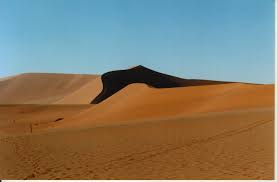
#> input picture django_facebook/images/garden/bg3.jpeg, 277 x 182 px, given in place of desert2.jpeg, which was not available
$ python concimage.py
#> lines starting #> are read from the running program, lines starting #| are printed output that depends on the picture; pictures that were not available may be replaced by others from this repository, and a replacement may not be noted
#> further down, im1 is the input picture: PIL image 277x182 RGB; mean R, G, B 130.3, 125, 108.3
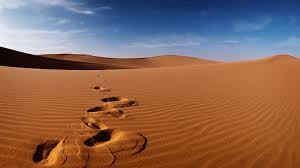
#> input picture django_facebook/images/garden/bg4.jpeg, 300 x 168 px, given in place of tree1.jpeg, which was not available
#> further down, im2 is the input picture: PIL image 300x168 RGB; mean R, G, B 137, 101.1, 85.5
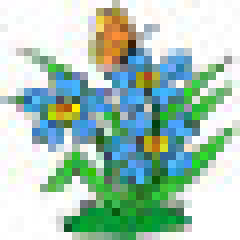
#> input picture django_facebook/images/garden/flower1.jpeg, 30 x 30 px (shown 8 times larger)
#> further down, im3 is the input picture: PIL image 30x30 RGB; mean R, G, B 170.4, 200.4, 185.1
from PIL import Image
from random import randint

class BotanicalGarden:
    def __init__(self,intermediary_id):
        self.intermediary_id=intermediary_id

    def plantFlowers(self,im1,im2):

        width, height =im1.size
#> width = 277; height = 182
        width1,height1=im2.size
#> width1 = 30; height1 = 30

        #subimage=im0.crop((0,0,width,51))

        flower=200
        counter=0
        im2array=[]


        #prevent tree from the location of the house

        x1=randint(0,300)
        #while(x1>=(orighousec1) and x1<=(orighousec1+50)) or ((x1+50)>=(orighousec1) and (x1+50)<=(orighousec1+50)):
        #  x1=randint(0,250)
        y1=randint(50,150)
        #while(y1>=(orighousec2) and y1<=(orighousec2+50)) or ((y1+50)>=(orighousec1) and (y1+50)<=(orighousec1+50)):
        #  y1=randint(50,100)

        x2=x1+1
        y2=y1+1

        x=x1
        y=y1

        c1=x1
        c2=y1
        d1=x2
        d2=y2
        row=0
        sentinal=30


        samplefg=im2.crop((0,0,1,1))#get a default white back ground that needs to be replaced with a portion from image backgr
        pix=samplefg.load()
        r,g,b=pix[0,0]
#> r = 255; g = 252; b = 255
        space=0
        prevnum=-1
        flowers=["flower1.jpeg","flower2.jpeg","flower3.jpeg","flower4.jpeg","flower5.jpeg","flower6.jpeg","flower7.jpeg","flower8.jpeg"]
        while counter<flower:

            '''
            if (counter%5 )==0 and counter>0:
                row=row+1
                c1=x1
                c2=y1+(row*50)
                d1=x2
                d2=y2 +(row*50)
                print "Next row"

                space=0
                x=x1
                y=y1+(row*50)
                print x,y
            '''
            #prevent trees from the house
            if(counter>=1):
                x1=randint(0,300)
              #while(x1>=(orighousec1) and x1<=(orighousec1+50)) or ((x1+50)>=(orighousec1) and (x1+50)<=(orighousec1+50)):
              #  x1=randint(0,250)
                y1=randint(50,150)
              #while(y1>=(orighousec2) and y1<=(orighousec2+50)) or ((y1+50)>=(orighousec1) and (y1+50)<=(orighousec1+50)):
              #  y1=randint(50,100)


                x2=x1+1
                y2=y1+1

            c1=x1
            c2=y1
            d1=x2
            d2=y2

            x=x1
            y=y1

            num=randint(0, 7)
            while(num==prevnum):
                num=randint(0, 7)
            prevnum=num

            c1=c1+space
            d1=d1+space
            box=(c1,c2,d1,d2)  # coordinate for each pixel box
            im2x=0
            im2y=0
            # [5 lines of commented-out code are left out]
            im2mod=Image.open(flowers[num])
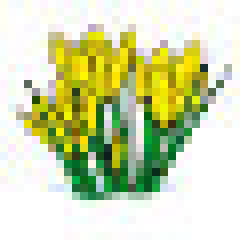
#> input picture django_facebook/images/garden/flower7.jpeg, 30 x 30 px (shown 8 times larger)
#> im2mod is the input picture: PIL image 30x30 RGB; mean R, G, B 208.6, 216.8, 173.8


            while im2x<width1:#move one column
                while im2y<height1:#move through each row on the column

                    box2=(im2x,im2y,(im2x+1),(im2y+1)) # for cropping the fore ground
                    croppedbg=im1.crop(box)

                    croppedfg=im2mod.crop(box2)
                    pix2=croppedfg.load()


                    r1,g1,b1=pix2[0,0]

                    diff1=r-r1
                    diff2=g-g1
                    diff3=b-b1

                    if(diff1<0):
                        diff1=diff1*(-1)
                    if(diff2<0):
                        diff2=diff2*(-1)
                    if(diff1<0):
                        diff1=diff1*(-1)
                    if(diff1<0):
                        diff1=diff1*(-1)


                    if((diff1<=20) and (diff2<=20) and (diff2<=20)):
                        #only replace white background on this image
                        im2mod.paste(croppedbg,(im2x,im2y))
                        pass
                        #replaced=croppedbg.load()


                    d2=d2+1
                    c2=c2+1
                    im2y=im2y+1
                    box=(c1,c2,d1,d2)  # coordinate for each pixel box on the background image
                im2y=0
                #c2=49
                c2=y1+(row*50)


                #d2=0# start to row 0 in the next iteration
                c1=d1


                d1=c1+1


                d2=c2+1

                space=5

                im2x=im2x+1 #for each foreground in the xaxis
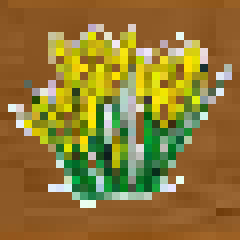
#> im2mod: PIL image 30x30 RGB (shown 8 times larger); mean R, G, B 142.8, 119.6, 51.8
#> after the loop, im2x = 30

            im2x=0# for each foreground
            im3mod=im2mod.crop((0,1,30,30))
            im1.paste(im3mod,(x,y))


            counter=counter+1
            im2mod=None
            return im1


    def plantTrees(self,im1,im2):

        width, height =im1.size
#> width = 277; height = 182
        width1,height1=im2.size
#> width1 = 300; height1 = 168

        #subimage=im0.crop((0,0,width,51))

        tree=20
        counter=0
        im2array=[]
        house=Image.open("house.jpeg")
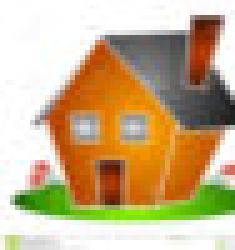
#> input picture django_facebook/images/garden/house.jpeg, 47 x 50 px (shown 5 times larger)
#> house is the input picture: PIL image 47x50 RGB; mean R, G, B 200.3, 178.3, 138.9
        housex=width/2
#> housex = 138.5
        housey=(height/2)+25
#> housey = 116


        housec1=housex
#> housec1 = 138.5
        housec2=housey
#> housec2 = 116
        housed1=housec1+1
#> housed1 = 139.5
        housed2=housec2+1
#> housed2 = 117


        orighousec1=housec1
#> orighousec1 = 138.5
        orighousec2=housec2
        orighoused1=housed1
        orighoused2=housed2

        #prevent tree from the location of the house

        x1=randint(2,298)
        while(x1>=(orighousec1) and x1<=(orighousec1+50)) or ((x1+50)>=(orighousec1) and (x1+50)<=(orighousec1+50)):
            x1=randint(0,298)
        y1=randint(50,148)
        while(y1>=(orighousec2) and y1<=(orighousec2+50)) or ((y1+50)>=(orighousec1) and (y1+50)<=(orighousec1+50)):
            y1=randint(50,148)

        x2=x1+1
        y2=y1+1

        x=x1
        y=y1

        c1=x1
        c2=y1
        d1=x2
        d2=y2
        row=0
        sentinal=50
        num=0

        samplefg=im2.crop((0,0,1,1))#get a default white back ground that needs to be replaced with a portion from image backgr
        pix=samplefg.load()
        r,g,b=pix[0,0]
#> r = 211; g = 219; b = 230
        space=0
        prevnum=-1
        trees=["tree0.jpeg","tree1.jpeg","tree2.jpeg","tree3.jpeg","tree4.jpeg","tree5.jpeg","tree6.jpeg","tree7.jpeg","tree8.jpeg","tree9.jpeg","tree10.jpeg"]
        while counter<100:

            '''
            if (counter%5 )==0 and counter>0:
                row=row+1
                c1=x1
                c2=y1+(row*50)
                d1=x2
                d2=y2 +(row*50)
                print "Next row"

                space=0
                x=x1
                y=y1+(row*50)
                print x,y
            '''
            #prevent trees from the house
            if(counter>=1):


                #prevent tree from the location of the house

                x1=randint(2,298)
                while(x1>=(orighousec1) and x1<=(orighousec1+50)) or ((x1+50)>=(orighousec1) and (x1+50)<=(orighousec1+50)):
                    x1=randint(0,298)
                y1=randint(50,148)
                while(y1>=(orighousec2) and y1<=(orighousec2+50)) or ((y1+50)>=(orighousec1) and (y1+50)<=(orighousec1+50)):
                    y1=randint(50,148)


                x2=x1+1
                y2=y1+1

            c1=x1
            c2=y1
            d1=x2
            d2=y2

            x=x1
            y=y1

            #num=randint(0, 10)
            #while(num==prevnum):
            #    num=randint(0, 10)

            prevnum=num

            c1=c1+space
            d1=d1+space
            box=(c1,c2,d1,d2)  # coordinate for each pixel box
            im2x=0
            im2y=0
            # [5 lines of commented-out code are left out]
            im2mod=Image.open(trees[num])
            num=num+1
            if(num==10):
                num=0

            while im2x<width1:#move one column
                while im2y<height1:#move through each row on the column

                    box2=(im2x,im2y,(im2x+1),(im2y+1)) # for cropping the fore ground
                    croppedbg=im1.crop(box)

                    croppedfg=im2mod.crop(box2)
                    pix2=croppedfg.load()


                    r1,g1,b1=pix2[0,0]

                    diff1=r-r1
                    diff2=g-g1
                    diff3=b-b1

                    if(diff1<0):
                        diff1=diff1*(-1)
                    if(diff2<0):
                        diff2=diff2*(-1)
                    if(diff1<0):
                        diff1=diff1*(-1)
                    if(diff1<0):
                        diff1=diff1*(-1)


                    if((diff1<=20) and (diff2<=20) and (diff2<=20)):
                        #only replace white background on this image
                        im2mod.paste(croppedbg,(im2x,im2y))
                        pass
                        #replaced=croppedbg.load()


                    d2=d2+1
                    c2=c2+1
                    im2y=im2y+1
                    box=(c1,c2,d1,d2)  # coordinate for each pixel box on the background image
                im2y=0
                #c2=49
                c2=y1+(row*50)


                #d2=0# start to row 0 in the next iteration
                c1=d1


                d1=c1+1


                d2=c2+1

                space=5

                im2x=im2x+1 #for each foreground in the xaxis
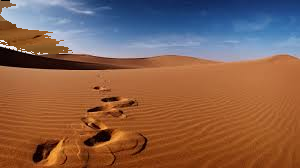
#> im2mod: PIL image 300x168 RGB; mean R, G, B 134.8, 97.3, 80
#> after the loop, im2x = 300

            im2x=0# for each foreground
            im3mod=im2mod.crop((0,1,50,50))
#> im3mod: PIL image 50x49 RGB
            #im1.paste(im2mod,(x,y))
            im1.paste(im3mod,(x,y))
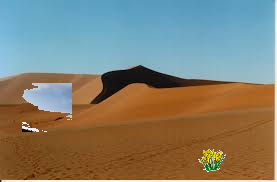
#> im1: PIL image 277x182 RGB; mean R, G, B 130.8, 127.7, 112.5
            #x=x+50
            #if counter==0:
            #im1.paste(house,(orighousec1,orighousec2))

            counter=counter+1
            im2mod=None


        #im1.paste(house,(orighousec1,orighousec2))
        #subimage3=im1.crop((0,0,width,300))
        #im0.paste(subimage3,(0,0))


         #now build a house
        im2x=0
        im2y=0
        c1=orighousec1
        c2=orighousec2
        d1=c1+1
        d2=c2+1
        box=(c1,c2,d1,d2)
        while im2x<width1:#move one column
          while im2y<height1:#move through each row on the column

            box2=(im2x,im2y,(im2x+1),(im2y+1)) # for cropping the fore ground
            croppedbg=im1.crop(box)

            croppedhousebg=house.crop(box2)
            pix2=croppedhousebg.load()


            r1,g1,b1=pix2[0,0]

            diff1=r-r1
            diff2=g-g1
            diff3=b-b1

            if(diff1<0):
                diff1=diff1*(-1)
            if(diff2<0):
                diff2=diff2*(-1)
            if(diff1<0):
                diff1=diff1*(-1)
            if(diff1<0):
                diff1=diff1*(-1)


            if((diff1<=20) and (diff2<=20) and (diff2<=20)):
                #only replace white background on this image
                house.paste(croppedbg,(im2x,im2y))
                pass
                #replaced=croppedbg.load()


            d2=d2+1
            c2=c2+1
            im2y=im2y+1
            box=(c1,c2,d1,d2)  # coordinate for each pixel box on the background image
          im2y=0
          c2=orighousec2


          #d2=0# start to row 0 in the next iteration
          c1=d1

          d1=c1+1

          d2=c2+1

          im2x=im2x+1 #for each foreground in the xaxis


        #subimage2=im1.crop((0,51,width,100))
        #subimage3=im1.crop((0,102,width,151))
        #im0.paste(subimage2,(0,50))
        im1.paste(house,(orighousec1,orighousec2))
        #im1.save('myfile5.png')
        return im1
        # [12 lines of commented-out code are left out]

im1=Image.open("desert2.jpeg")
im2=Image.open("tree1.jpeg")
im3=Image.open("flower1.jpeg")

obj=BotanicalGarden('katulentwa@gmail.com')
garden=obj.plantFlowers(im1,im3)
#> (the run stopped early here; a loop or call above may not have finished)
